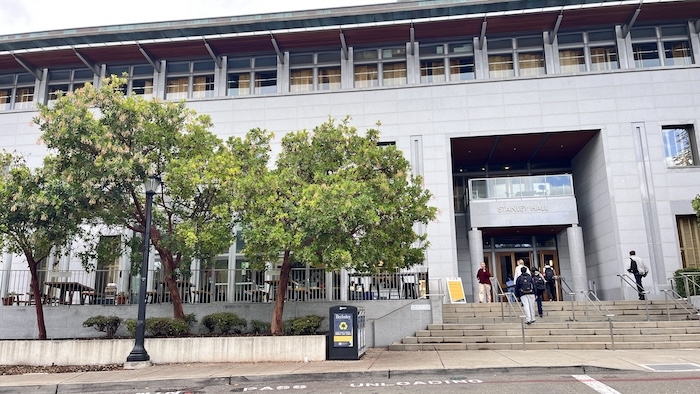
#> input picture 3/pair_pics/stan1.jpg, 700 x 394 px, found by its file name
$ python main.py
#> lines starting #> are read from the running program, lines starting #| are printed output that depends on the picture; after the words box and inside, x2 and y2 are one past the last pixel; in counts of white or black regions, pixels touching at a corner belong together
### 3/transform.py
import scipy as sc
import numpy as np
import matplotlib.pyplot as plt
import matplotlib.image as mpimg
import cv2
import skimage as sk
import skimage.io as skio
from skimage.color import rgb2gray

# Helper Functions
def read(image, gray=False):
    if gray == False:
        im = mpimg.imread(image).astype(np.float32)  # ensure float32
        if im.dtype == np.uint8 or im.max() > 1.0:   # normalize if needed
            im /= 255.0
    else:
        im = skio.imread(image)
        im = rgb2gray(im)
    return im

def save_image(location, image):
    im_out_uint8 = sk.img_as_ubyte(image)
    skio.imsave(location, im_out_uint8)

def plot(image):
    plt.imshow(image)
    plt.axis('off')
    plt.show()

# Part 1 Destination = H @ Source
# not warped -> warped
def compute(im1_pts, im2_pts):
    # set up the shapes
    n = im1_pts.shape[0]

    # create least squares
    A = np.empty((2*n, 8))
    B = im2_pts.flatten(order='c').reshape(-1, 1)

    for i in range(n):
        x, y = im1_pts[i]
        a, b = im2_pts[i]

        A[2*i] = np.array([x, y, 1, 0, 0, 0, -a*x, -a*y])
        A[2*i + 1] = np.array([0, 0, 0, x, y, 1, -b*x, -b*y])

    result, residuals, rank, singular = np.linalg.lstsq(A, B, rcond=None)
    result = np.append(result, 1)
    H = result.reshape((3,3))
    return H

# [11 lines left out: function display_points, not called in this run]

def find_dim(dest, warped, H):
    imA = read(dest)
    hA, wA = imA.shape[:2]

    imB = read(warped)
    hB, wB = imB.shape[:2]

    inv_H = np.linalg.inv(H)

    cornersA = np.array([[0,0,1],[wA-1,0,1],[wA-1,hA-1,1],[0,hA-1,1]])
    cornersB = np.array([[0,0,1],[wB-1,0,1],[wB-1,hB-1,1],[0,hB-1,1]])
    warpedB = (H @ cornersB.T).T
    warpedB[:,0] /= warpedB[:,2]
    warpedB[:,1] /= warpedB[:,2]

    # warped_corners = (H @ cornersB.T).T
    # warped_corners[:, 0] /= warped_corners[:, 2]
    # warped_corners[:, 1] /= warped_corners[:, 2]

    all_x = np.concatenate([cornersA[:,0], warpedB[:,0]])
    all_y = np.concatenate([cornersA[:,1], warpedB[:,1]])

    min_x = int(np.floor(all_x.min()))
    max_x = int(np.ceil(all_x.max()))
    min_y = int(np.floor(all_y.min()))
    max_y = int(np.ceil(all_y.max()))

    # [9 lines of commented-out code are left out]

    width = int(max_x - min_x)
    height = int(max_y - min_y)
    x_off = int(min_x)
    y_off = int(min_y)

    translation = np.array([[1, 0, -x_off],
                            [0, 1, -y_off],
                            [0, 0, 1]], dtype=np.float32)

    print(width, height, x_off, y_off)
    return width, height, x_off, y_off, translation @ H

# [34 lines left out: function warpImageNearestNeighbor, not called in this run]

def warpImageBilinear(im_path, new_H, width, height):
    # width, height, x_off, y_off = find_dim(im_path, H)
    im = read(im_path)
    # print("im size: ", im.shape)
    im_height, im_width = im.shape[:2]

    output = np.zeros((height, width, im.shape[2]), dtype=np.float32)
    mask = np.zeros((height, width), dtype=np.uint8)
    H_T = np.linalg.inv(new_H)

    for y in range(height):
       for x in range(width):
            # warped_x, warped_y = x + x_off, y + y_off
            # curr_point = np.array([warped_x, warped_y, 1.0])
            # src_point = H_T @ curr_point

            curr_point = np.array([x, y, 1])
            src_point = H_T @ curr_point

            if src_point[2] == 0:
                continue
            src_x = src_point[0] / src_point[2]
            src_y = src_point[1] / src_point[2]

            if not (0 <= src_x < im_width - 1 and 0 <= src_y < im_height - 1):
                continue  # skip outside pixels

            mask[y, x] = 1

            x0 = int(np.floor(src_x)) #left
            x1 = x0 + 1 #right

            y0 = int(np.floor(src_y)) #top
            y1 = y0 + 1 #bottom

            x_distance = src_x - x0
            y_distance = src_y - y0

            p_tl = im[y0, x0]  # top-left
            p_tr = im[y0, x1]  # top-right
            p_bl = im[y1, x0]  # bottom-left
            p_br = im[y1, x1]  # bottom-right

            top = (1 - x_distance) * p_tl + x_distance * p_tr
            bottom = (1 - x_distance) * p_bl + x_distance * p_br
            weighted_value = (1 - y_distance) * top + y_distance * bottom

            # weighted_value = top_left + top_right + bottom_left + bottom_right
            output[y, x] = weighted_value
    # print("output size: ", output.shape)
    return output, mask


def blend_n(dest, warped, mask, width, height, x_off, y_off, sigma):
    dest = read(dest)
    dest_height, dest_width = dest.shape[:2]
    dest_canvas = np.zeros((height, width, 3), dtype=np.float32)

    y_start, y_end = -y_off, -y_off + dest_height
    x_start, x_end = -x_off, -x_off + dest_width

    y_end = min(y_end, height)
    x_end = min(x_end, width)

    dest_crop = dest[:y_end - y_start, :x_end - x_start]

    dest_canvas[-y_off:-y_off+dest_height, -x_off:-x_off+dest_width] = dest_crop

    result = laplacian_pyramid_blend_2layers(dest_canvas, warped, mask)
    print("result: ", result.shape)
    plot(result)
    return result


def laplacian_pyramid_blend_2layers(imgA, imgB, mask):
    H, W = imgA.shape[:2]
    imgA = imgA.astype(np.float32)
    imgB = imgB.astype(np.float32)
    mask = mask.astype(np.float32)

    if mask.ndim == 2:
        mask = np.repeat(mask[:, :, np.newaxis], 3, axis=2)

    # Gaussian reduce
    G2_A = cv2.pyrDown(cv2.GaussianBlur(imgA, (5,15), 2))
    G2_B = cv2.pyrDown(cv2.GaussianBlur(imgB, (5,15), 2))
    M2   = cv2.pyrDown(cv2.GaussianBlur(mask, (5,35), 2))

    # build Laplacian layer
    L1_A = imgA - cv2.pyrUp(G2_A, dstsize=(W,H))
    L1_B = imgB - cv2.pyrUp(G2_B, dstsize=(W,H))

    # Blend per level
    BL1 = mask * L1_B + (1-mask) * L1_A
    BL2 = M2 * G2_B + (1-M2) * G2_A

    # Reconstruct final blend
    BL2_up = cv2.pyrUp(BL2, dstsize=(W,H))
    blended = BL1 + BL2_up
    return np.clip(blended, 0, 1)


# [104 lines left out: functions make_overlap_mask, blend_idk, blend, not called in this run]

### 3/main.py
from transform import *
from points import *
from detection import *

"""
========================
Part 1
========================
"""

def homograph(im1, im2, arr1, arr2):
    H = compute(arr2, arr1)
    width, height, x_off, y_off, H = find_dim(im1, im2, H)
#> call 2 of read, with image = '3/pair_pics/stan2.jpg', gray = False
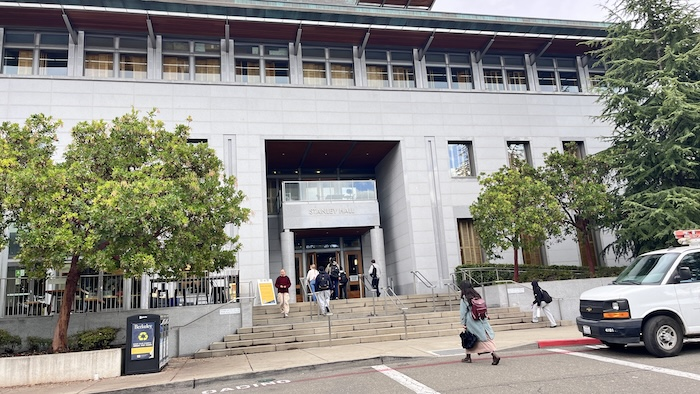
#> input picture 3/pair_pics/stan2.jpg, 700 x 394 px, found by its file name
#| 1164 664 0 -151
#> width = 1164; height = 664; x_off = 0; y_off = -151
    warped_image, mask = warpImageBilinear(im2, H, width, height)
#> after the loop in warpImageBilinear, `for y in range(height):`:
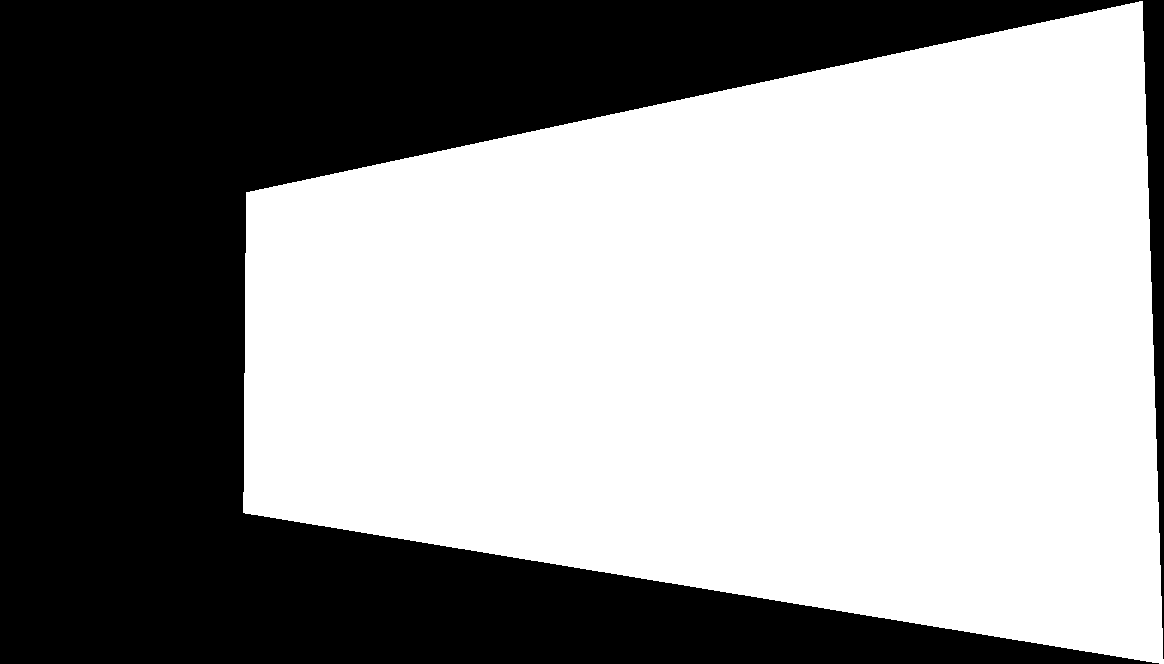
#> mask: shape (664, 1164); values 0 (black) and 1 (white), 57.9% white; 1 black region, box (x1, y1, x2, y2) and area: (0, 0, 1164, 664) 325617
#> after the loop in warpImageBilinear, `for y in range(height):`:
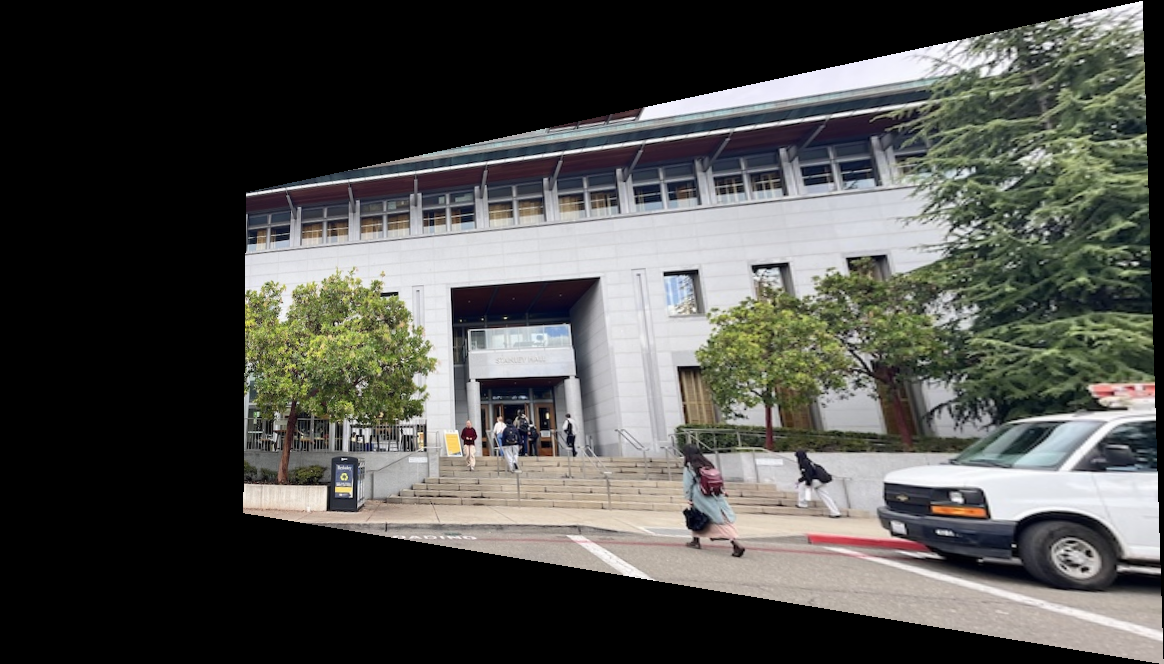
#> output: shape (664, 1164, 3) float32; mean R, G, B 0.309, 0.309, 0.295
    image = blend_n(im1, warped_image, mask, width, height, x_off, y_off, 30)
#> in laplacian_pyramid_blend_2layers, `G2_A = cv2.pyrDown(cv2.GaussianBlur(imgA, (5,15), 2))`:
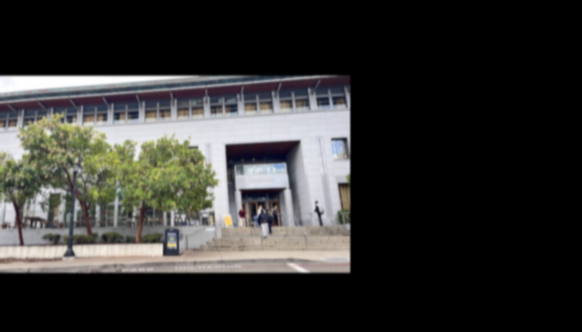
#> G2_A: shape (332, 582, 3) float32; mean of channels 0, 1, 2 0.199, 0.197, 0.189; drawn as R, G, B
#> in laplacian_pyramid_blend_2layers, `BL1 = mask * L1_B + (1-mask) * L1_A`:
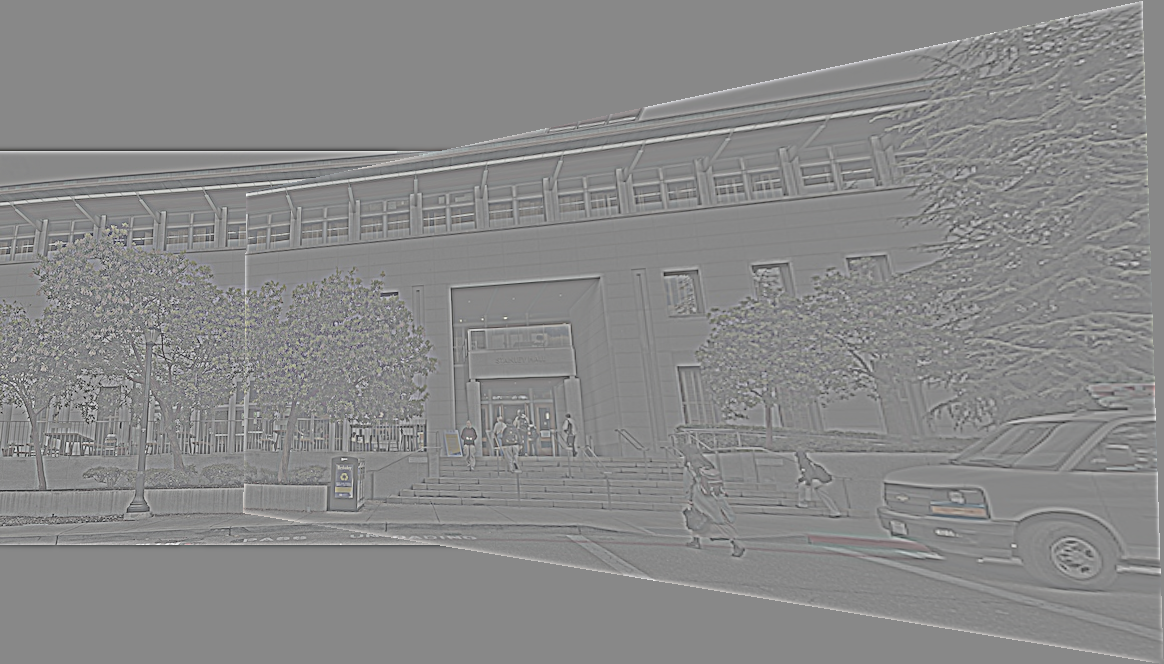
#> BL1: shape (664, 1164, 3) float32; mean of channels 0, 1, 2 0.00204, 0.00202, 0.00197; drawn with min black and max white
#> in laplacian_pyramid_blend_2layers, `blended = BL1 + BL2_up`:
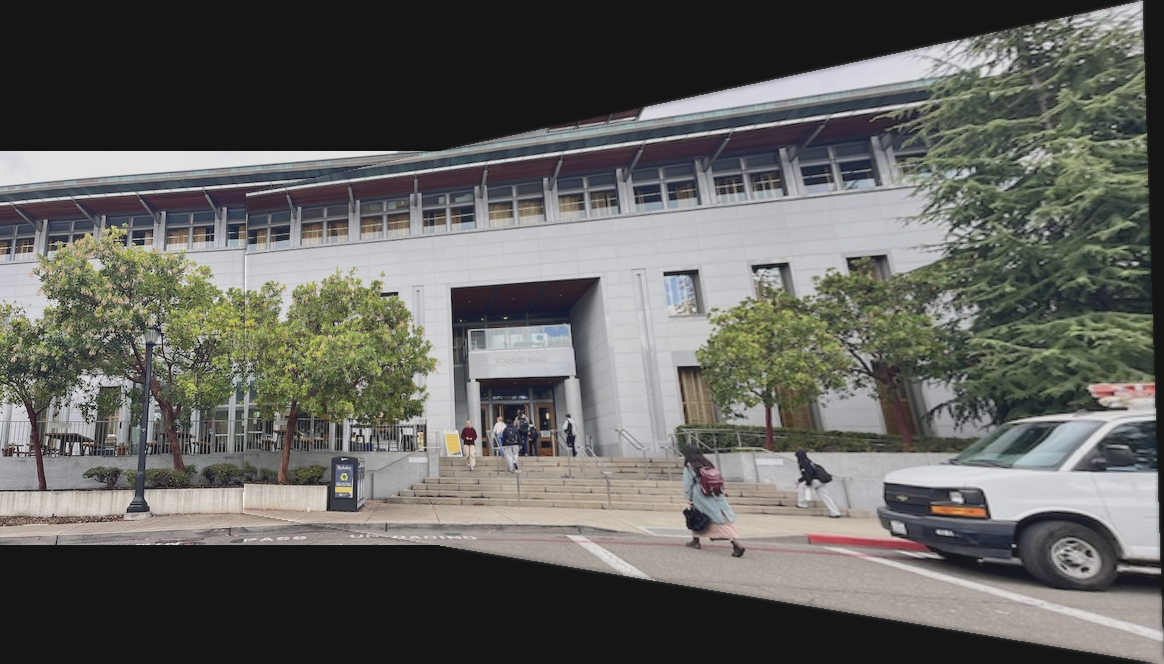
#> blended: shape (664, 1164, 3) float32; mean of channels 0, 1, 2 0.381, 0.381, 0.362; drawn with min black and max white
#> in laplacian_pyramid_blend_2layers, `return np.clip(blended, 0, 1)`:
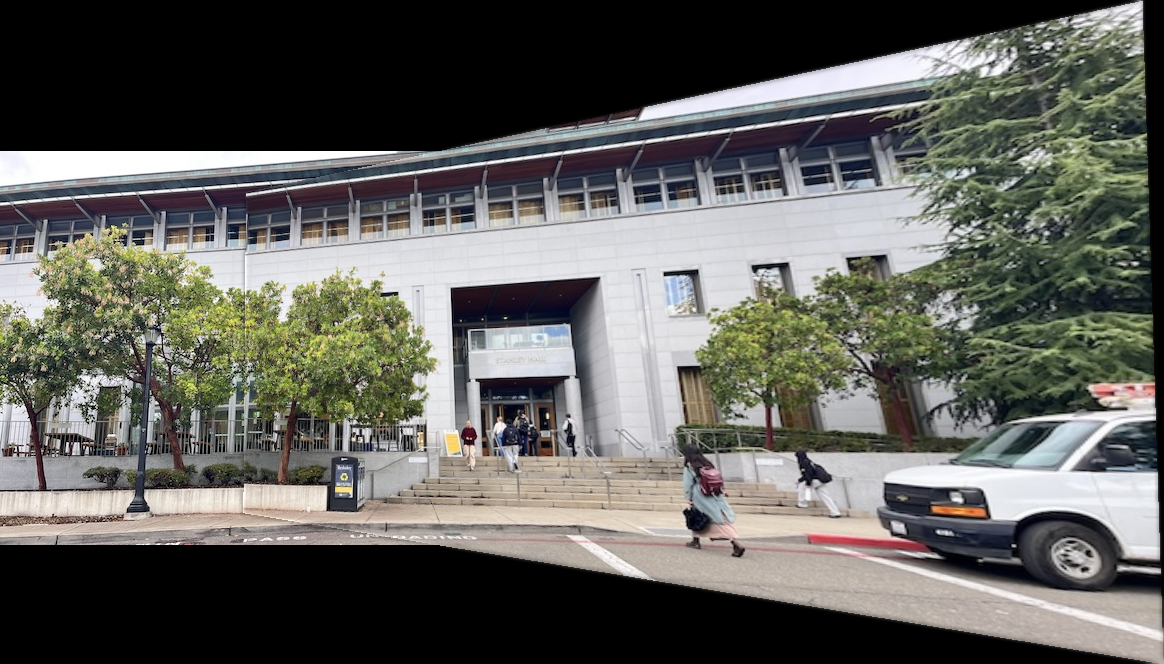
#> returned value: shape (664, 1164, 3) float32; mean of channels 0, 1, 2 0.381, 0.381, 0.362; drawn as R, G, B
#| result:  (664, 1164, 3)
    return image, H

# [15 lines of commented-out code are left out]

im1 = '3/pair_pics/stan1.jpg'
im2 = '3/pair_pics/stan2.jpg'
arr1 = np.array([[450,136],[601,128],[665,125],[326,336],[470,181],[572,175]])
arr2 = np.array([[264,139],[401,142],[449,145],[120,350],[284,183],[376,181]])
im, H = homograph(im1, im2, arr1, arr2)
#> H = [[0.444, -0.0156, 245.5], [-0.274, 0.798, 191.9], [-0.000734, -3.59e-05, 1]]
save_image('3/finalized/part1/hom_stan.jpg', im)

# [11 lines of commented-out code are left out]


def rectify(goal, points, pic):
    H = compute(points, goal)
    fig = display_points(pic, points)
    im = read(pic)
    height, width = im.shape[:2]
    image, _ = warpImageBilinear(pic, H, width, height)
    plot(image)
    return fig, image

# [7 lines of commented-out code are left out]

import time
def timer(im1, im2, arr1, arr2):
    H = compute(arr2, arr1)
    width, height, x_off, y_off, H = find_dim(im1, im2, H)

    start_time = time.time()
    im1, _ =warpImageNearestNeighbor(im2, H, width, height)
    end_time = time.time()
    nn = end_time - start_time

    start_time = time.time()
    im2, _ = warpImageBilinear(im2, H, width, height)
    end_time = time.time()
    bil = end_time - start_time

    return nn, bil, im1, im2

# [17 lines of commented-out code are left out]


"""
========================
Part 2
========================
"""

def harris(img):
    image = skio.imread(img)
    h, coords1 = get_harris_corners(rgb2gray(image))
    coords_1 = get_harris_coords(coords1)
    fig1 = display_points(img, coords_1)

    anms_coords = anms_harris_corners(h, coords1)
    coords_plot = get_harris_coords(anms_coords)
    fig2 = display_points(img, coords_plot)

    return fig1, fig2

# [89 lines of commented-out code are left out]
